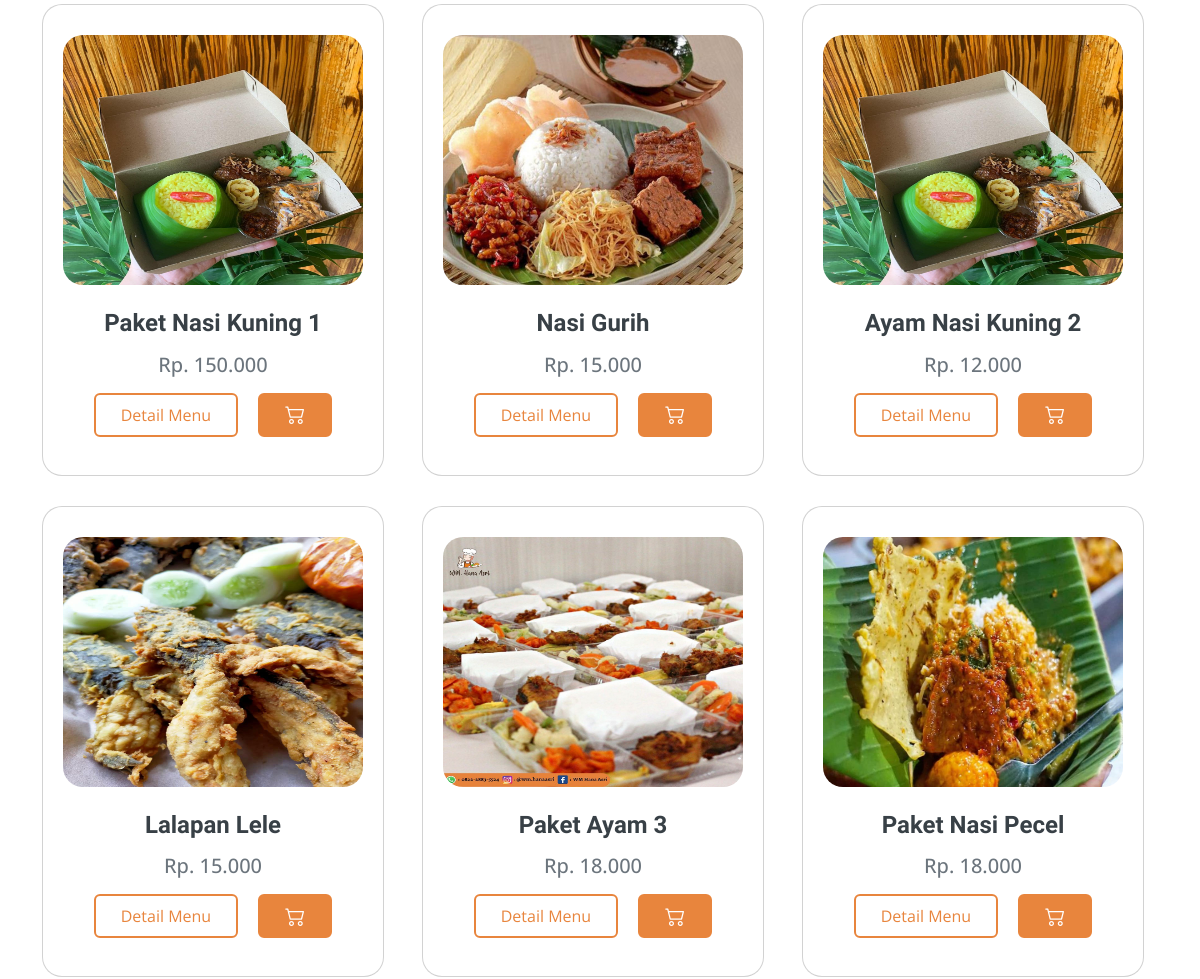
The app's page /menu.php?id_kategori=3 (middle part), older data.
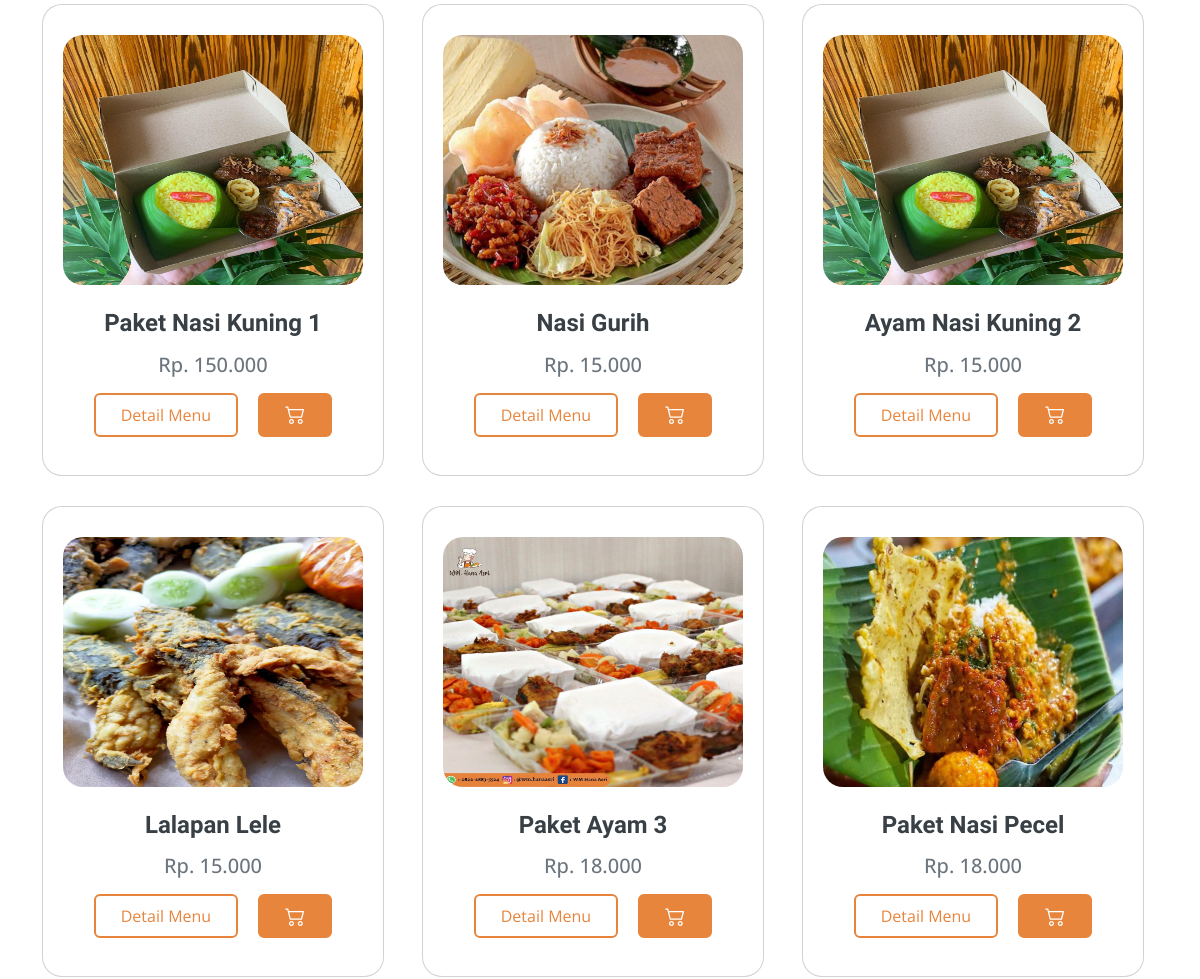
The same page, newer data.
### tables this page shows
CREATE TABLE `menu` (
  `id_menu` int(11) NOT NULL,
  `nama_menu` varchar(100) NOT NULL,
  `harga` varchar(50) NOT NULL,
  `detail` text NOT NULL,
  `gambar` varchar(50) NOT NULL,
  `id_kategori` int(11) NOT NULL
);

### function/rupiah.php (called while the page is built)
<?php
function rupiah($angka){
	$hasil_rupiah = "Rp. " . number_format($angka,0,',','.');
	return $hasil_rupiah;
}
?>

### menu.php (the view, shortened to what this page needs)
<?php
include("header.php");
if ($_SESSION['akses'] == 2 || empty($_SESSION['akses'])) {
  $id_kategori = $_GET['id_kategori'];
 ?>
 <br>
 <br>
 <body>
  <section id="menu" class="what-we-do">
    <div class="container">
      <?php
      if ($id_kategori == 0) {
       ?>
       <div class="section-title">
        <h2>Menu</h2>
      </div>
      <div class="row">
        <?php
        if(isset($_POST['search'])){
          $s = $_POST['search'];
          $batas = 100;
          $halaman = isset($_GET['halaman'])?(int)$_GET['halaman'] : 1;
          $halaman_awal = ($halaman>1) ? ($halaman * $batas) - $batas : 0;
          $previous = $halaman - 1;
          $next = $halaman + 1;
          $data = mysqli_query($koneksi,"SELECT * FROM menu where nama_menu like '%$s%' order by id_menu;");
          $jumlah_data = mysqli_num_rows($data);
          $total_halaman = ceil($jumlah_data / $batas);
          $data_menu = mysqli_query($koneksi,"SELECT * FROM menu where nama_menu like '%$s%' order by id_menu LIMIT $halaman_awal, $batas");
          $nomor = $halaman_awal+1;
          if($jumlah_data > 0){
            while($s = mysqli_fetch_array($data_menu)){
              ?>
              <div class="col-lg-4 col-md-6 d-flex align-items-stretch mt-0" style="margin-bottom: 30px;">
                <div class="card icon-box" style="border-radius: 20px;">
                  <form action="" method="POST">
                    <input type="hidden" name="id_menu" value="<?php echo $s['id_menu'] ?>">
                    <input type="hidden" name="nama_menu" value="<?php echo $s['nama_menu'] ?>">
                    <input type="hidden" name="total_harga" value="<?php echo $s['harga'] ?>">
                    <input type="hidden" name="gambar" value="<?php echo $s['gambar'] ?>">
                    <div class="img">
                      <img src="assets/img/menu/<?php echo $s['gambar']; ?>" alt="" width="300px" height="250px" style="border-radius: 20px;">
                    </div>
                    <br>
                    <h4><a href="product_detail.php?id_menu=<?php echo $s['id_menu'] ?>"><?php echo $s['nama_menu']; ?></a></h4>
                    <h5 class="text-secondary" style="font-family: 'Open Sans', sans-serif;"><?php echo rupiah($s['harga']); ?></h5>
                    <div>
                      <a href="product_detail.php?id_menu=<?php echo $s['id_menu'] ?>" class="btn m-2 pt-2 pb-2" style="color: #E8853D;">Detail Menu</a>
                      <?php
                      if(isset($_SESSION['id'])) {
                        ?>
                        <a href="" ><button class="btn m-2" style="background-color: #E8853D;" type="submit" name="add_to_cart">
                          <span style="color: #fff; font-size: 20px" class="bi-cart2"></span>
                        </button></a>
                      </div>
                    </div>
                  </div>
                </form>
                <?php
              }else{
                ?>
                <button class="btn m-2" style="background-color: #E8853D;">
                  <a onclick="return confirm('Silahkan Login Terlebih Dahulu!')" href="login.php" style="color: #fff; font-size: 20px"><span class="bi-cart2"></span></a>
                </button>
              </div>
            </div>
          </div>
          <?php
        }
      }
    }else{
      ?>
      Menu Tidak Ditemukan!
      <?php
    }
  }else{
    $batas = 100;
    $halaman = isset($_GET['halaman'])?(int)$_GET['halaman'] : 1;
    $halaman_awal = ($halaman>1) ? ($halaman * $batas) - $batas : 0;
    $previous = $halaman - 1;
    $next = $halaman + 1;
    $data = mysqli_query($koneksi,"SELECT * FROM menu;");
    $jumlah_data = mysqli_num_rows($data);
    $total_halaman = ceil($jumlah_data / $batas);
    $data_menu = mysqli_query($koneksi,"SELECT * FROM menu LIMIT $halaman_awal, $batas");
    $nomor = $halaman_awal+1;
    while($d = mysqli_fetch_array($data_menu)){
      ?>
      <div class="col-lg-4 col-md-6 d-flex align-items-stretch mt-0" style="margin-bottom: 30px;">
        <div class="card icon-box" style="border-radius: 20px;">
          <form action="" method="POST">
            <input type="hidden" name="id_menu" value="<?php echo $d['id_menu'] ?>">
            <input type="hidden" name="nama_menu" value="<?php echo $d['nama_menu'] ?>">
            <input type="hidden" name="total_harga" value="<?php echo $d['harga'] ?>">
            <input type="hidden" name="gambar" value="<?php echo $d['gambar'] ?>">
            <div class="img">
              <img src="assets/img/menu/<?php echo $d['gambar']; ?>" alt="" width="300px" height="250px" style="border-radius: 20px;">
            </div>
            <br>
            <h4><a href="product_detail.php?id_menu=<?php echo $d['id_menu'] ?>"><?php echo $d['nama_menu']; ?></a></h4>
            <h5 class="text-secondary" style="font-family: 'Open Sans', sans-serif;"><?php echo rupiah($d['harga']); ?></h5>
            <div>
              <a href="product_detail.php?id_menu=<?php echo $d['id_menu'] ?>" class="btn m-2 pt-2 pb-2" style="color: #E8853D;">Detail Menu</a>
              <?php
              if(isset($_SESSION['id'])) {
                ?>
                <a href="" ><button class="btn m-2" style="background-color: #E8853D;" type="submit" name="add_to_cart">
                  <span style="color: #fff; font-size: 20px" class="bi-cart2"></span>
                </button></a>
              </div>
            </div>
          </div>
        </form>
        <?php
      }else{
        ?>
        <button class="btn m-2" style="background-color: #E8853D;">
          <a onclick="return confirm('Silahkan Login Terlebih Dahulu!')" href="login.php" style="color: #fff; font-size: 20px"><span class="bi-cart2"></span></a>
        </button>
      </div>
    </div>
  </div>
  <?php
}
}
}
}else{
  $batas = 100;
  $halaman = isset($_GET['halaman'])?(int)$_GET['halaman'] : 1;
  $halaman_awal = ($halaman>1) ? ($halaman * $batas) - $batas : 0;
  $data_menu = mysqli_query($koneksi,"SELECT * FROM menu JOIN kategori ON menu.id_kategori = kategori.id_kategori WHERE menu.id_kategori='$id_kategori' LIMIT $halaman_awal, $batas");
  ?>
  <div class="row">
    <?php
    while($d = mysqli_fetch_array($data_menu)){
      ?>
      <div class="col-lg-4 col-md-6 d-flex align-items-stretch mt-0" style="margin-bottom: 30px;">
        <div class="card icon-box" style="border-radius: 20px;">
          <form action="" method="POST">
            <div class="img">
              <img src="assets/img/menu/<?php echo $d['gambar']; ?>" alt="" width="300px" height="250px" style="border-radius: 20px;">
            </div>
            <br>
            <h4><a href="product_detail.php?id_menu=<?php echo $d['id_menu'] ?>"><?php echo $d['nama_menu']; ?></a></h4>
            <h5 class="text-secondary" style="font-family: 'Open Sans', sans-serif;"><?php echo rupiah($d['harga']); ?></h5>
            <div>
              <a href="product_detail.php?id_menu=<?php echo $d['id_menu'] ?>" class="btn m-2 pt-2 pb-2" style="color: #E8853D;">Detail Menu</a>
              <?php
              if(isset($_SESSION['id'])) {
                ?>
                <a href="" ><button class="btn m-2" style="background-color: #E8853D;" type="submit" name="add_to_cart">
                  <span style="color: #fff; font-size: 20px" class="bi-cart2"></span>
                </button></a>
              </div>
            </div>
          </div>
        </form>
        <?php
      }else{
        ?>
        <button class="btn m-2" style="background-color: #E8853D;">
          <a onclick="return confirm('Silahkan Login Terlebih Dahulu!')" href="login.php" style="color: #fff; font-size: 20px"><span class="bi-cart2"></span></a>
        </button>
      </div>
    </div>
  </div>
  <?php
}
}
}
?>
</div>
</div>
</section>
</body>
<?php
}else{
  echo "<script>alert('Anda adalah Admin!')</script>";
  echo "<script>location='dashboard/'</script>";
}
include "footer.php";
?>

### header.php (shortened to what this page needs)
<?php
include('function/rupiah.php');
?>
<!DOCTYPE html>
<html lang="en">
<head>
  <link href="assets/vendor/bootstrap/css/bootstrap.min.css" rel="stylesheet">
  <link href="assets/vendor/bootstrap-icons/bootstrap-icons.css" rel="stylesheet">
  <link href="assets/vendor/boxicons/css/boxicons.min.css" rel="stylesheet">
  <link href="assets/vendor/glightbox/css/glightbox.min.css" rel="stylesheet">
  <link href="assets/vendor/swiper/swiper-bundle.min.css" rel="stylesheet">
  <link rel="stylesheet" href="assets/css/index.css">
  <link rel="stylesheet" href="https://cdn.jsdelivr.net/npm/bootstrap-icons@1.10.2/font/bootstrap-icons.css">
  <link rel="stylesheet" href="https://cdnjs.cloudflare.com/ajax/libs/font-awesome/5.15.3/css/all.min.css">
</head>
<body>

### footer.php (shortened to what this page needs)
</body>
</html>

### assets/css/index.css (style rules this page uses)
body { font-family: "Open Sans", sans-serif; color: #444444; }
a { color: #E8853D; text-decoration: none; }
h1, h2, h3, h4, h5, h6 { font-family: "Raleway", sans-serif; }
.btn { display: inline-block; color: #E8853D; text-decoration: none; padding: 5px 25px; border: 2px solid #E8853D; overflow: hidden; position: relative; transition: color .5s .25s; }
.btn::before, .btn::after { content: ''; position: absolute; top: 0; width: 50%; height: 100%; background-color: #E8853D; z-index: -1; transform: scaleX(0); transition: transform .5s cubic-bezier(.785, .135, .15, .86); }
.btn::before { left: 0; transform-origin: left; }
.btn::after { right: 0; transform-origin: right; }
section { padding: 60px 0; }
.what-we-do .icon-box { text-align: center; padding: 30px 20px; transition: all ease-in-out 0.3s; background: #fff; }
.what-we-do .icon-box h4 { font-weight: 700; margin-bottom: 15px; font-size: 24px; }
.what-we-do .icon-box h4 a { color: #384046; transition: ease-in-out 0.3s; }

Row changes from the older to the newer data that the page shows:
changed menu "Ayam Nasi Kuning 2": harga "Rp. 12.000" → "Rp. 15.000"
